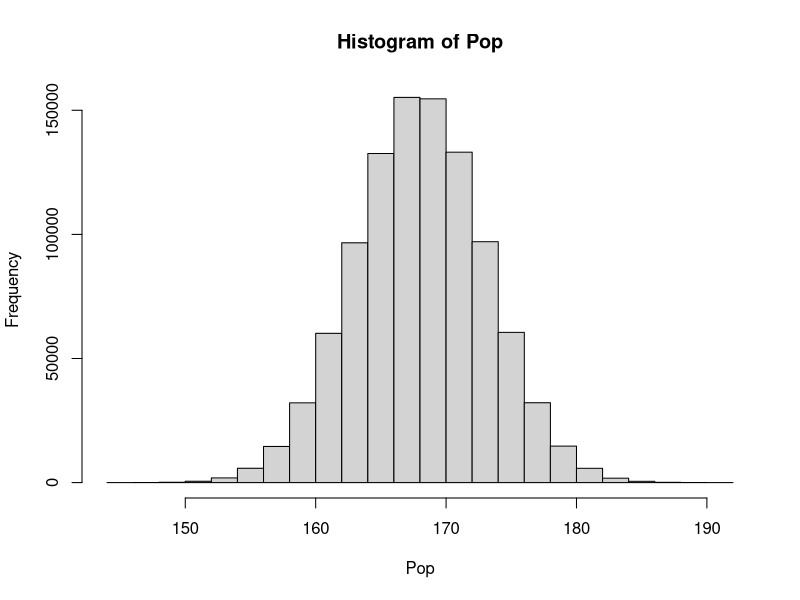
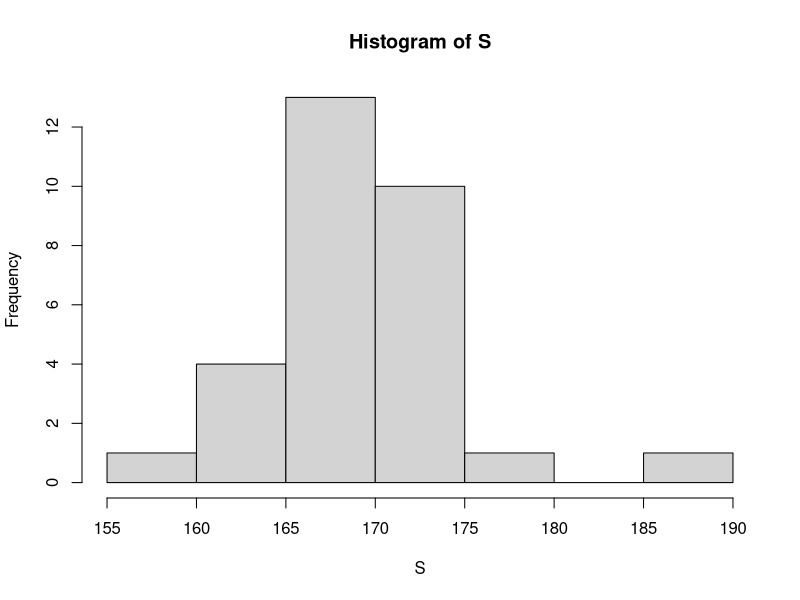
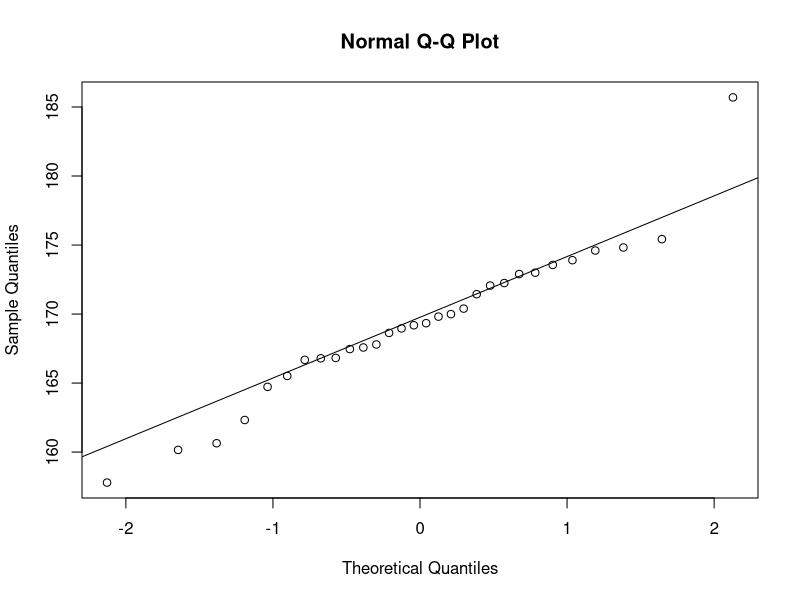
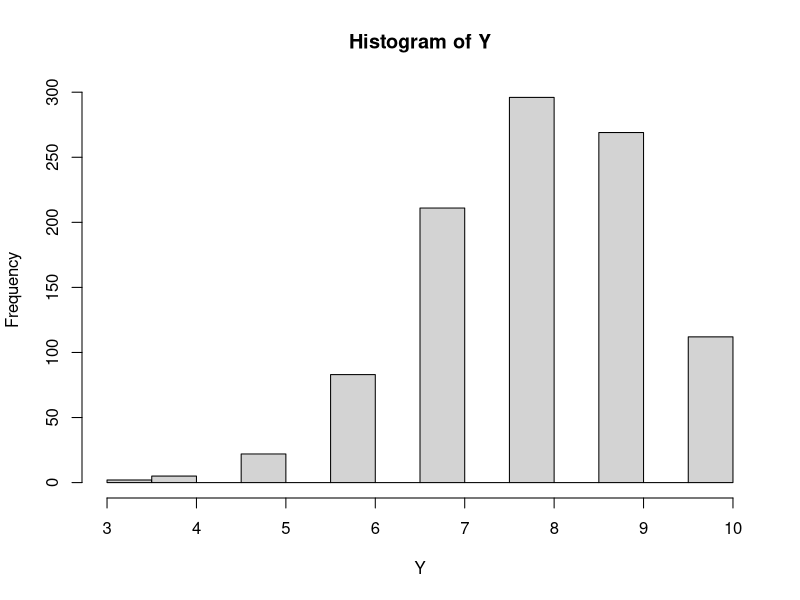
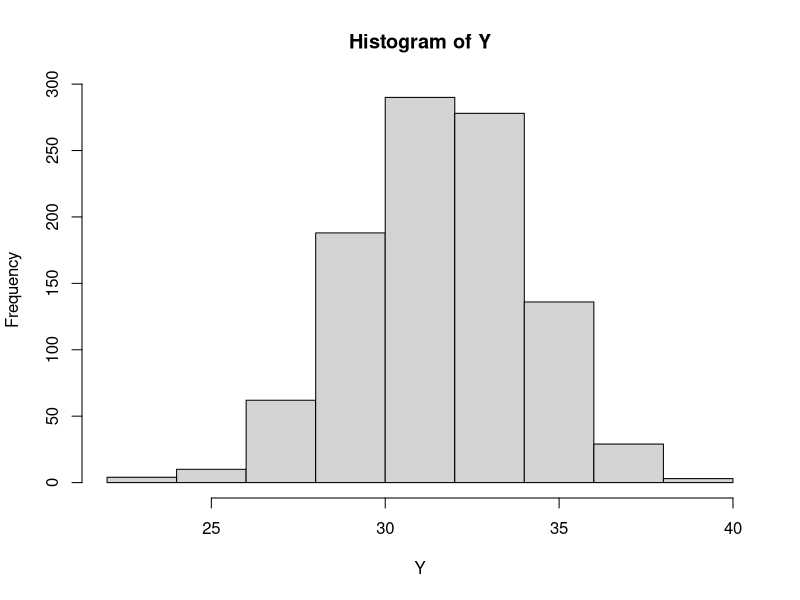

Write R code to recreate these figures, in order.

# Mô phỏng một tổng thể về X = chiều cao thanh niên TP. HCM. Gs X ~ N(168, 5^2)

mu <- 168
sig <- 5

Pop <- rnorm(10^6, mu, sig)
hist(Pop)

# Chọn mẫu theo pp chọn mẫu ngẫu nhiên đơn giản

n <- 30 
S <- sample(Pop, n, replace = TRUE)
hist(S) 

# Kiểm tra pp chuẩn dùng đồ thị Q-Q norm
qqnorm(S)
qqline(S)

# Tìm khoảng tin cậy dùng hàm t.test

CI <- t.test(S, mu = 0, conf.level = 0.99)
CI$conf.int

# HỎI Ý KIẾN VỀ VIỆC HỌC ONLINE /OFFLINE CỦA HỌC SINH

# Giả sử tỷ lệ học sinh ủng hộ học trực tiếp là p = 0.8

p <- 0.8

# Hỏi ý kiến n học sinh : Y1, Y2, ... Yn, 
# Y = sum(Y_i) => Y ~ B(n, p)

# Vẽ phân phối của Y khi n nhỏ
n <- 10
m <- 1000
Y <- rbinom(m, n, p)
hist(Y)


# Khi n lớn, theo định lý giới hạn trung tâm Y xấp xỉ phân phối chuẩn

n <- 40
m <- 1000
Y <- rbinom(m, n, p)
hist(Y)








